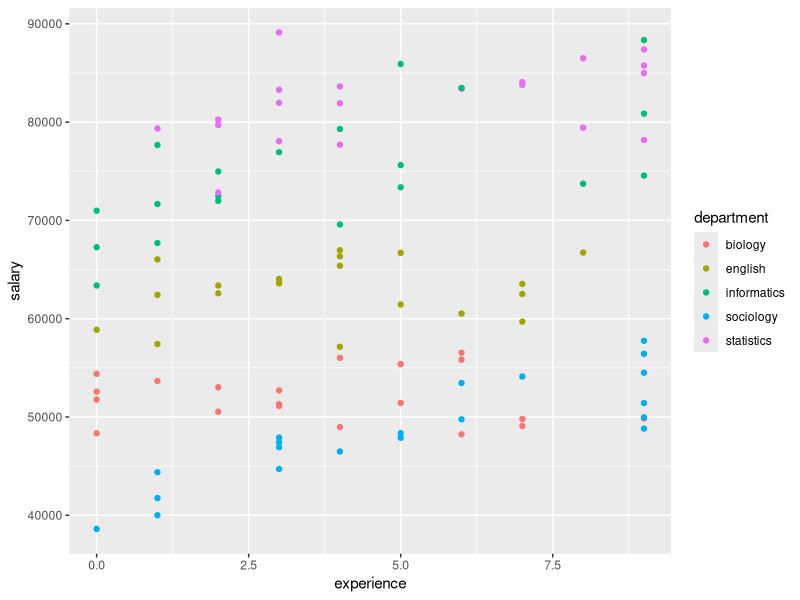

Generate this figure with R:
# Generate random salary data

# Set up
library(dplyr) # data wrangling
library(ggplot2) # visualization

# Generating faculty salary data
departments <- c('sociology', 'biology', 'english', 'informatics', 'statistics')
base.salaries <- c(40000, 50000, 60000, 70000, 80000) # different intercepts
annual.raises <- c(2000, 500, 500, 1700, 500) # different slopes
faculty.per.dept <- 20
total.faculty <- faculty.per.dept * length(departments)

# Generate dataframe of faculty and (random) years of experience
ids <- 1:total.faculty
department <- rep(departments, faculty.per.dept)
experience <- floor(runif(total.faculty, 0, 10)) # randomly vary experience level
bases <- rep(base.salaries, faculty.per.dept) * runif(total.faculty, .9, 1.1) # noise
raises <- rep(annual.raises, faculty.per.dept) * runif(total.faculty, .5, 1.1) # noise
df <- data.frame(ids, department, bases, experience, raises)

# Generate salaries (base + experience * raise)
df <- df %>% mutate(
  salary = bases + experience * raises
)

# Simple Scatterplot
ggplot(data=df, aes(x=experience, y=salary, group = department, colour = department)) +
    geom_point()

